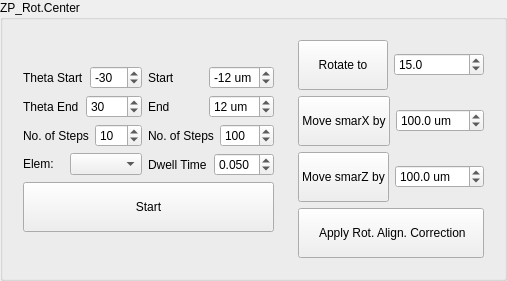
             <widget class="QGroupBox" name="groupBox_34">
              <property name="sizePolicy">
               <sizepolicy hsizetype="Preferred" vsizetype="Fixed">
                <horstretch>0</horstretch>
                <verstretch>0</verstretch>
               </sizepolicy>
              </property>
              <property name="title">
               <string>ZP_Rot.Center</string>
              </property>
              <layout class="QGridLayout" name="gridLayout_66">
               <item row="0" column="1">
                <widget class="QWidget" name="widget_8" native="true">
                 <layout class="QGridLayout" name="gridLayout_62">
                  <item row="2" column="0">
                   <layout class="QHBoxLayout" name="horizontalLayout_78">
                    <item>
                     <widget class="QPushButton" name="pushButton_10">
                      <property name="text">
                       <string>
Move smarZ by
</string>
                      </property>
                     </widget>
                    </item>
                    <item>
                     <widget class="QDoubleSpinBox" name="dsb_rot_align_smarz">
                      <property name="suffix">
                       <string> um</string>
                      </property>
                      <property name="decimals">
                       <number>1</number>
                      </property>
                      <property name="minimum">
                       <double>-1000.000000000000000</double>
                      </property>
                      <property name="maximum">
                       <double>1000.000000000000000</double>
                      </property>
                      <property name="value">
                       <double>100.000000000000000</double>
                      </property>
                     </widget>
                    </item>
                   </layout>
                  </item>
                  <item row="1" column="0">
                   <layout class="QHBoxLayout" name="horizontalLayout_77">
                    <item>
                     <widget class="QPushButton" name="pushButton_9">
                      <property name="text">
                       <string>  
Move smarX by  
  </string>
                      </property>
                     </widget>
                    </item>
                    <item>
                     <widget class="QDoubleSpinBox" name="dsb_rot_align_smarx">
                      <property name="suffix">
                       <string> um</string>
                      </property>
                      <property name="decimals">
                       <number>1</number>
                      </property>
                      <property name="minimum">
                       <double>-1000.000000000000000</double>
                      </property>
                      <property name="maximum">
                       <double>1000.000000000000000</double>
                      </property>
                      <property name="value">
                       <double>100.000000000000000</double>
                      </property>
                     </widget>
                    </item>
                   </layout>
                  </item>
                  <item row="0" column="0">
                   <layout class="QHBoxLayout" name="horizontalLayout_79">
                    <item>
                     <widget class="QPushButton" name="pushButton_11">
                      <property name="text">
                       <string>
Rotate to
</string>
                      </property>
                     </widget>
                    </item>
                    <item>
                     <widget class="QDoubleSpinBox" name="dsb_rot_align_zpsth">
                      <property name="suffix">
                       <string/>
                      </property>
                      <property name="decimals">
                       <number>1</number>
                      </property>
                      <property name="minimum">
                       <double>-120.000000000000000</double>
                      </property>
                      <property name="maximum">
                       <double>120.000000000000000</double>
                      </property>
                      <property name="singleStep">
                       <double>5.000000000000000</double>
                      </property>
                      <property name="value">
                       <double>15.000000000000000</double>
                      </property>
                     </widget>
                    </item>
                   </layout>
                  </item>
                  <item row="3" column="0">
                   <widget class="QPushButton" name="pb_apply_zp_rot_align_corr">
                    <property name="text">
                     <string>
 Apply Rot. Align. Correction 
</string>
                    </property>
                   </widget>
                  </item>
                 </layout>
                </widget>
               </item>
               <item row="0" column="0">
                <widget class="QWidget" name="widget_7" native="true">
                 <layout class="QGridLayout" name="gridLayout_63">
                  <item row="0" column="0">
                   <layout class="QGridLayout" name="gridLayout_64">
                    <item row="0" column="1">
                     <layout class="QVBoxLayout" name="verticalLayout_43">
                      <item>
                       <layout class="QHBoxLayout" name="horizontalLayout_72">
                        <item>
                         <widget class="QLabel" name="label_108">
                          <property name="text">
                           <string>Start</string>
                          </property>
                         </widget>
                        </item>
                        <item>
                         <widget class="QSpinBox" name="sb_zp_rot_scan_start">
                          <property name="sizePolicy">
                           <sizepolicy hsizetype="Preferred" vsizetype="Fixed">
                            <horstretch>0</horstretch>
                            <verstretch>0</verstretch>
                           </sizepolicy>
                          </property>
                          <property name="suffix">
                           <string> um</string>
                          </property>
                          <property name="minimum">
                           <number>-15</number>
                          </property>
                          <property name="maximum">
                           <number>15</number>
                          </property>
                          <property name="singleStep">
                           <number>2</number>
                          </property>
                          <property name="value">
                           <number>-12</number>
                          </property>
                         </widget>
                        </item>
                       </layout>
                      </item>
                      <item>
                       <layout class="QHBoxLayout" name="horizontalLayout_73">
                        <item>
                         <widget class="QLabel" name="label_109">
                          <property name="text">
                           <string>End</string>
                          </property>
                         </widget>
                        </item>
                        <item>
                         <widget class="QSpinBox" name="sb_zp_rot_scan_end">
                          <property name="sizePolicy">
                           <sizepolicy hsizetype="Preferred" vsizetype="Fixed">
                            <horstretch>0</horstretch>
                            <verstretch>0</verstretch>
                           </sizepolicy>
                          </property>
                          <property name="suffix">
                           <string> um</string>
                          </property>
                          <property name="minimum">
                           <number>-15</number>
                          </property>
                          <property name="maximum">
                           <number>15</number>
                          </property>
                          <property name="singleStep">
                           <number>2</number>
                          </property>
                          <property name="value">
                           <number>12</number>
                          </property>
                         </widget>
                        </item>
                       </layout>
                      </item>
                      <item>
                       <layout class="QHBoxLayout" name="horizontalLayout_74">
                        <item>
                         <widget class="QLabel" name="label_110">
                          <property name="text">
                           <string>No. of Steps</string>
                          </property>
                         </widget>
                        </item>
                        <item>
                         <widget class="QSpinBox" name="sb_zp_rot_scan_num">
                          <property name="sizePolicy">
                           <sizepolicy hsizetype="Preferred" vsizetype="Fixed">
                            <horstretch>0</horstretch>
                            <verstretch>0</verstretch>
                           </sizepolicy>
                          </property>
                          <property name="suffix">
                           <string/>
                          </property>
                          <property name="minimum">
                           <number>1</number>
                          </property>
                          <property name="maximum">
                           <number>1000</number>
                          </property>
                          <property name="value">
                           <number>100</number>
                          </property>
                         </widget>
                        </item>
                       </layout>
                      </item>
                      <item>
                       <layout class="QGridLayout" name="gridLayout_65">
                        <item row="0" column="0">
                         <widget class="QLabel" name="label_157">
                          <property name="text">
                           <string>Dwell Time</string>
                          </property>
                         </widget>
                        </item>
                        <item row="0" column="1">
                         <widget class="QDoubleSpinBox" name="sb_zp_rot_scan_exp_time">
                          <property name="sizePolicy">
                           <sizepolicy hsizetype="Preferred" vsizetype="Fixed">
                            <horstretch>0</horstretch>
                            <verstretch>0</verstretch>
                           </sizepolicy>
                          </property>
                          <property name="decimals">
                           <number>3</number>
                          </property>
                          <property name="minimum">
                           <double>0.005000000000000</double>
                          </property>
                          <property name="maximum">
                           <double>0.500000000000000</double>
                          </property>
                          <property name="singleStep">
                           <double>0.010000000000000</double>
                          </property>
                          <property name="value">
                           <double>0.050000000000000</double>
                          </property>
                         </widget>
                        </item>
                       </layout>
                      </item>
                     </layout>
                    </item>
                    <item row="2" column="0" colspan="2">
                     <widget class="QPushButton" name="pb_zp_rot_align_start">
                      <property name="sizePolicy">
                       <sizepolicy hsizetype="Expanding" vsizetype="Fixed">
                        <horstretch>0</horstretch>
                        <verstretch>0</verstretch>
                       </sizepolicy>
                      </property>
                      <property name="text">
                       <string>
Start
</string>
                      </property>
                     </widget>
                    </item>
                    <item row="0" column="0">
                     <layout class="QVBoxLayout" name="verticalLayout_41">
                      <item>
                       <layout class="QVBoxLayout" name="verticalLayout_42">
                        <item>
                         <layout class="QHBoxLayout" name="horizontalLayout_66">
                          <item>
                           <widget class="QLabel" name="label_103">
                            <property name="text">
                             <string>Theta Start</string>
                            </property>
                           </widget>
                          </item>
                          <item>
                           <widget class="QSpinBox" name="sb_zp_rot_angle_start">
                            <property name="sizePolicy">
                             <sizepolicy hsizetype="Minimum" vsizetype="Fixed">
                              <horstretch>0</horstretch>
                              <verstretch>0</verstretch>
                             </sizepolicy>
                            </property>
                            <property name="suffix">
                             <string/>
                            </property>
                            <property name="minimum">
                             <number>-120</number>
                            </property>
                            <property name="maximum">
                             <number>120</number>
                            </property>
                            <property name="singleStep">
                             <number>10</number>
                            </property>
                            <property name="value">
                             <number>-30</number>
                            </property>
                            <property name="displayIntegerBase">
                             <number>10</number>
                            </property>
                           </widget>
                          </item>
                         </layout>
                        </item>
                        <item>
                         <layout class="QHBoxLayout" name="horizontalLayout_67">
                          <item>
                           <widget class="QLabel" name="label_104">
                            <property name="text">
                             <string>Theta End</string>
                            </property>
                           </widget>
                          </item>
                          <item>
                           <widget class="QSpinBox" name="sb_zp_rot_angle_end">
                            <property name="sizePolicy">
                             <sizepolicy hsizetype="Minimum" vsizetype="Fixed">
                              <horstretch>0</horstretch>
                              <verstretch>0</verstretch>
                             </sizepolicy>
                            </property>
                            <property name="suffix">
                             <string/>
                            </property>
                            <property name="minimum">
                             <number>-120</number>
                            </property>
                            <property name="maximum">
                             <number>120</number>
                            </property>
                            <property name="singleStep">
                             <number>10</number>
                            </property>
                            <property name="value">
                             <number>30</number>
                            </property>
                           </widget>
                          </item>
                         </layout>
                        </item>
                        <item>
                         <layout class="QHBoxLayout" name="horizontalLayout_70">
                          <item>
                           <widget class="QLabel" name="label_107">
                            <property name="text">
                             <string>No. of Steps</string>
                            </property>
                           </widget>
                          </item>
                          <item>
                           <widget class="QSpinBox" name="sb_zp_rot_angle_num">
                            <property name="sizePolicy">
                             <sizepolicy hsizetype="Minimum" vsizetype="Fixed">
                              <horstretch>0</horstretch>
                              <verstretch>0</verstretch>
                             </sizepolicy>
                            </property>
                            <property name="suffix">
                             <string/>
                            </property>
                            <property name="minimum">
                             <number>1</number>
                            </property>
                            <property name="maximum">
                             <number>100</number>
                            </property>
                            <property name="value">
                             <number>10</number>
                            </property>
                           </widget>
                          </item>
                         </layout>
                        </item>
                       </layout>
                      </item>
                      <item>
                       <layout class="QHBoxLayout" name="horizontalLayout_71">
                        <item>
                         <widget class="QLabel" name="label_98">
                          <property name="text">
                           <string>Elem:</string>
                          </property>
                         </widget>
                        </item>
                        <item>
                         <widget class="QComboBox" name="cb_zp_rot_elem"/>
                        </item>
                       </layout>
                      </item>
                     </layout>
                    </item>
                   </layout>
                  </item>
                 </layout>
                </widget>
               </item>
              </layout>
             </widget>
